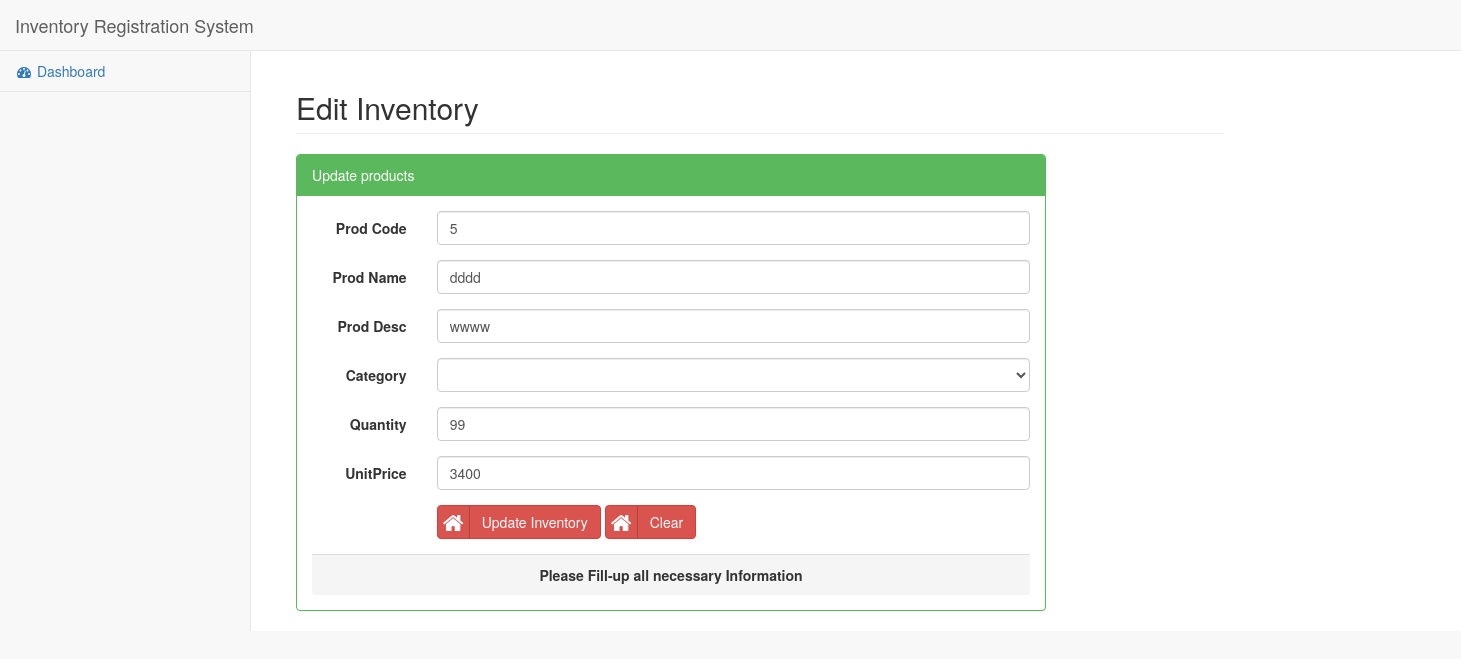
/invUpdate.php?ProdCode=5 (signed in), run on the app's committed database.
### tables this page shows
CREATE TABLE `tblproduct` (
  `ProdCode` int(12) NOT NULL,
  `ProdName` varchar(30) NOT NULL,
  `ProdDesc` varchar(100) NOT NULL,
  `Category` varchar(25) NOT NULL,
  `Quantity` int(100) NOT NULL,
  `UnitPrice` int(11) NOT NULL
);

### invUpdate.php (the view, shortened to what this page needs)
<!doctype html>
<html>
<head>
<link href="vendor/bootstrap/css/bootstrap.min.css" rel="stylesheet">
<link href="vendor/metisMenu/metisMenu.min.css" rel="stylesheet">
<link href="vendor/bootstrap-social/bootstrap-social.css" rel="stylesheet">
<link href="dist/css/customized.css" rel="stylesheet">
<link href="vendor/font-awesome/css/font-awesome.min.css" rel="stylesheet" type="text/css">
</head>
<body>
<div class="wrapper">
<nav class="navbar navbar-default navbar-static-top" role="navigation" style="margin-bottom: 0">
            <div class="navbar-header">
                <a class="navbar-brand" href=" index.php">Inventory Registration System</a>
            </div>
<div class="navbar-default sidebar" role="navigation">
     <div class="sidebar-nav navbar-collapse">
	  <ul class="nav" id="side-menu">
<li>
                           <a href="main.php"><i class="fa fa-dashboard fa-fw"></i> Dashboard</a>
                    </li>
	</ul>
</div>
</div>
</nav>
        <div id="page-wrapper">
            <div class="container-fluid">
                <div class="row">
                    <div class="col-sm-10">
                         <h2 class="page-header">Edit Inventory
                    </div>
                </div>
            </div>
   <div class="container">
         <div class="row">
               <div class="col-md-8">
              <div class=" panel panel-green">
          <div class="panel-heading">Update products</div>
          <div class="panel-body">
		 		   <form  class="form-horizontal"  action = "<?php $_PHP_SELF ?>" method = "POST">
<?php
$servername = "localhost";
$username = "root";
$password = "";
$dbname = "dtaInventory";
$conn = mysqli_connect($servername, $username, $password, $dbname);
if (isset($_GET['ProdCode']) && is_numeric($_GET['ProdCode']))
{
$ProdCode=mysqli_real_escape_string($conn,$_GET['ProdCode']);
$sql = "SELECT ProdCode, ProdName,ProdDesc,Category,Quantity,UnitPrice from tblProduct WHERE ProdCode='$ProdCode'";
$result = mysqli_query($conn, $sql);
if (mysqli_num_rows($result) > 0) {
$row=mysqli_fetch_assoc($result);
}
}
?>
 <div class="form-group">
      <label class="control-label col-sm-2" for="Name"> Prod Code</label>
     <div class="col-sm-10">
	 <input type="text" value="<?php  echo $row['ProdCode'] ?>"  class="form-control" name="ProdCode"   placeholder="Enter Contact Number" >
</div> </div>
<div class="form-group">
      <label class="control-label col-sm-2" for="Name">Prod Name</label>
	  <div class="col-sm-10">
      <input type="text" value="<?php  echo $row['ProdName'] ?>"  class="form-control" name="ProdName"   placeholder="Enter FathersName">
</div> </div>
 <div class="form-group">
      <label class="control-label col-sm-2" for="Name">Prod Desc</label>
      <div class="col-sm-10">
	  <input type="text"  value="<?php  echo $row['ProdDesc'] ?>" class="form-control" name="ProdDesc"   placeholder="Enter GivenName" >
</div> </div>
 <div class="form-group">
        <label class="control-label col-sm-2" for="Department"> Category </label>
		<div class="col-sm-10">
        <select class="form-control" name="Category" required>
		<option> </option>
        <option>ICT Equipment</option>
        </select>
        </div>
		</div>
 <div class="form-group">
      <label class="control-label col-sm-2" for="Name">Quantity</label>
      <div class="col-sm-10">
	  <input type="text" value="<?php  echo $row['Quantity'] ?>" class="form-control" name="Quantity"   placeholder="Enter Department" >
</div> </div>
 <div class="form-group">
      <label class="control-label col-sm-2" for="Name">UnitPrice</label>
       <div class="col-sm-10">
	  <input type="text" value="<?php  echo $row['UnitPrice'] ?>"  class="form-control" name="UnitPrice"   placeholder="Enter MobileNo" >
</div>  </div>
<div class="form-group">
<div class="col-sm-10 col-sm-offset-2">
    <button type="submit" class="btn btn-danger btn-social" name="submit"><i class="fa fa-home"></i>Update Inventory </button>
  <button type="reset" class="btn btn-danger btn-social" name="reset"><i class="fa fa-home"></i>Clear</button>
</div>
             </form>
             </div>
             <div class="panel-footer"> <center> <b>Please Fill-up all necessary Information </b> </center> </div>
             </div>
   </div>
</div>
</div>
        </div>
</div>
</body>
</html>

### data on the page
tblproduct: ProdCode "5", ProdName "dddd", ProdDesc "wwww", Quantity "99", UnitPrice "3400"
